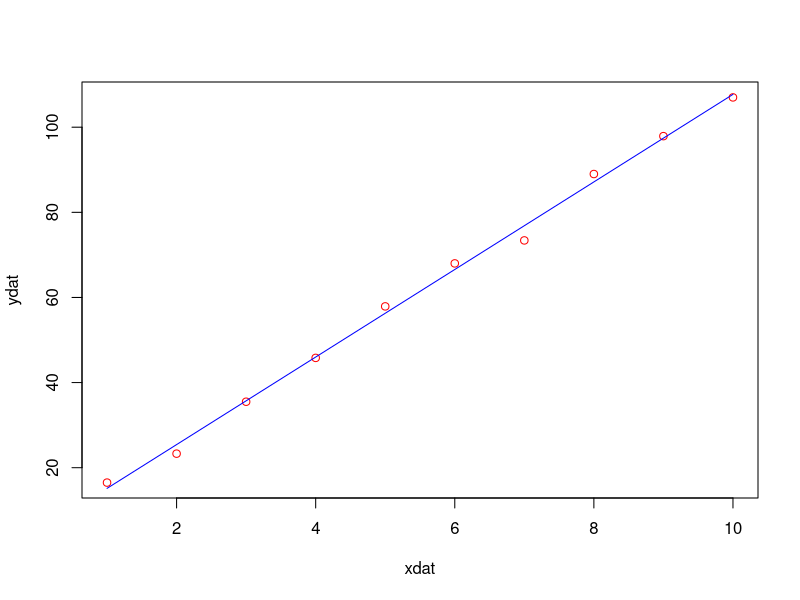

Reproduce this figure in R.
# lm is used to fit linear models

xdat <- c(1,2,3,4,5,6,7,8,9,10)

#ydat <- c(15, 25, 35, 45, 55, 65, 75, 85, 95, 105)
ydat <- c(16.5, 23.3, 35.5, 45.8, 57.9, 68.0, 73.4, 89.0, 97.9, 107.0)
df <- data.frame(x=xdat, y=ydat)

dat <- lm(y~x, df)

dat
# In the above formuls, use y~x-1 if you don't want intercept

# intercept
print(dat$coefficients[1])

# slope
print(dat$coefficients[2])

#fitted values
print(dat$fitted.values)

plot(xdat,ydat, col="red")
lines(xdat, dat$fitted.values, col="blue")
# text(1, 20, paste("y =x^ (", power, " +/- ", power.se,")", sep = ""), pos = 4)
